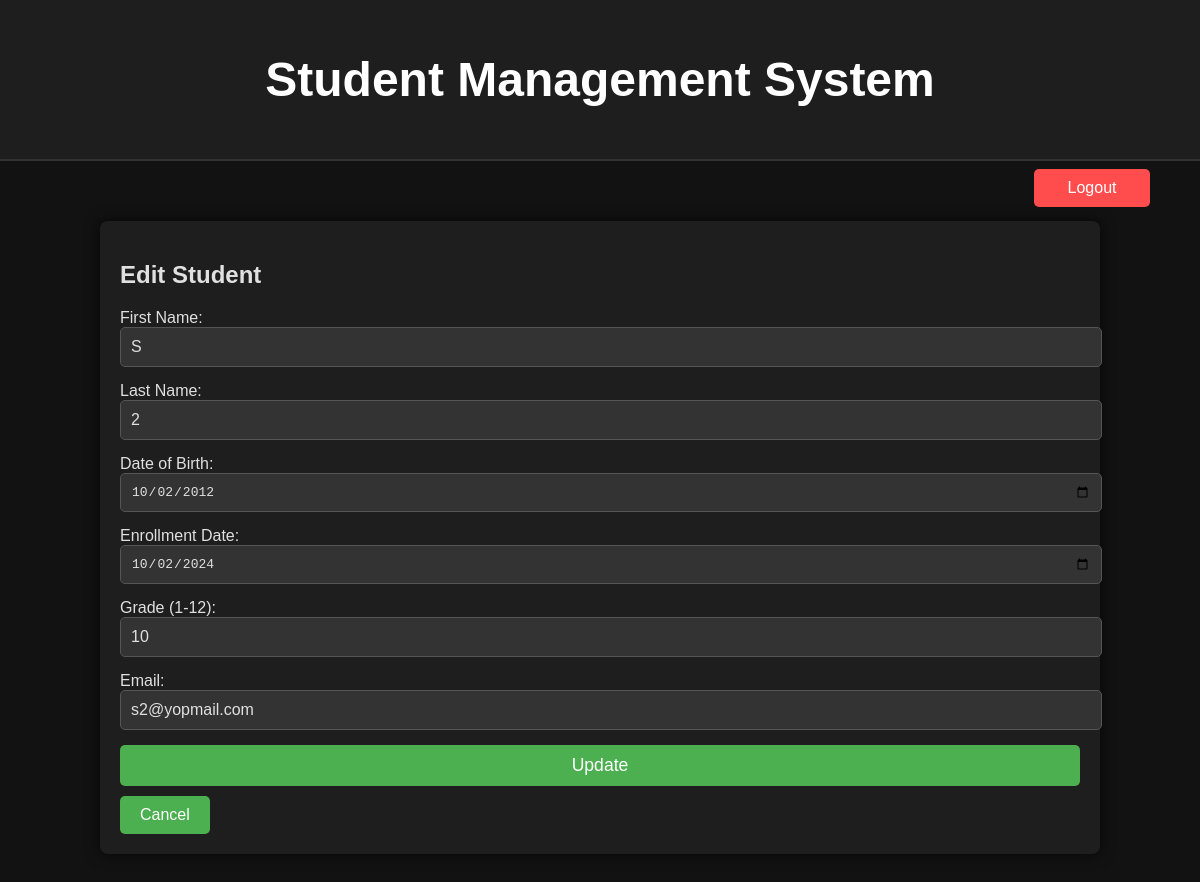
/1/edit/ (signed in), run on the app's committed database.
### student/models.py (models this page shows)
class Student(models.Model):
    first_name = models.CharField(max_length=100)
    last_name = models.CharField(max_length=100)
    enrollment_date = models.DateField()
    grade = models.IntegerField()  # Ensure grade is an IntegerField
    email = models.EmailField()
    date_of_birth = models.DateField()

### student/views.py (the view)
# urls.py: path('<int:student_id>/edit/', views.student_edit, name='student_edit'),  # Edit student details
@login_required
def student_edit(request, student_id):
    student = get_object_or_404(Student, id=student_id)
    if request.method == 'POST':
        form = StudentForm(request.POST, instance=student)
        if form.is_valid():
            form.save()
            return redirect('student_detail', student_id=student.id)
    else:
        form = StudentForm(instance=student)
    return render(request, 'students/student_form.html', {'form': form})

### student/forms.py (shortened to what this page needs)
class StudentForm(forms.ModelForm):
    class Meta:
        model = Student
        fields = ['first_name', 'last_name', 'enrollment_date', 'grade', 'email', 'date_of_birth']
        widgets = {
            'date_of_birth': forms.DateInput(attrs={'type': 'date'}),  # Date picker for date_of_birth
            'enrollment_date': forms.DateInput(attrs={'type': 'date'}),  # Date picker for enrollment_date
        }

### student/templates/students/student_form.html (shortened to what this page needs)
{% extends 'base.html' %}
{% block content %}
    <h2>{{ form.instance.id|yesno:"Edit Student,Add New Student" }}</h2>
    <form method="post">
        <div>
            <label for="first_name">First Name:</label>
            {{ form.first_name }}
        </div>
        <div>
            <label for="last_name">Last Name:</label>
            {{ form.last_name }}
        </div>
        <div>
            <label for="date_of_birth">Date of Birth:</label>
            {{ form.date_of_birth }}
        </div>
        <div>
            <label for="enrollment_date">Enrollment Date:</label>
            {{ form.enrollment_date }}
        </div>
        <div>
            <label for="grade">Grade (1-12):</label>
            {{ form.grade }}
        </div>
        <div>
            <label for="email">Email:</label>
            {{ form.email }}
        </div>
        <button type="submit">{{ form.instance.id|yesno:"Update,Create" }}</button>
    </form>
    <a href="{% url 'student_list' %}" class="button">Cancel</a>
{% endblock %}

### student/static/students/css/styles.css (style rules this page uses)
body { font-family: 'Arial', sans-serif; margin: 0; padding: 0; background-color: #121212; color: #e0e0e0; }
a.button, button { display: inline-block; background-color: #4CAF50; color: white; padding: 10px 20px; text-decoration: none; border-radius: 5px; transition: background-color 0.3s; }
a.button { margin-top: 10px; display: inline-block; }
form { display: flex; flex-direction: column; gap: 15px; }
form input[type="text"], form input[type="password"], form input[type="email"], form input[type="number"], form textarea { padding: 10px; border: 1px solid #555; border-radius: 5px; font-size: 1em; width: 100%; background-color: #333; color: #e0e0e0; }
form button { background-color: #4CAF50; color: white; padding: 10px; border: none; cursor: pointer; font-size: 1.1em; border-radius: 5px; }
input[type="date"] { padding: 10px; border: 1px solid #555; border-radius: 5px; background-color: #333; color: #e0e0e0; font-size: 1em; width: 100%; transition: border-color 0.3s; }
input[type="date"]::placeholder { color: #777; }

### data on the page
Student: instance.id "Edit Student", first_name "S", last_name "2", date_of_birth "10/02/2012", enrollment_date "10/02/2024", grade "10", email "s2@yopmail.com", instance.id "Update"
